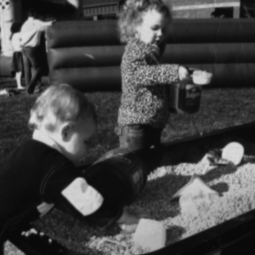
%> input picture im1.png, 255 x 255 px
$ octave my_denoise.m   (GNU Octave 9; MATLAB toolbox functions it lacks are replaced by stand-ins)
%> lines starting %> are read from the running program, lines starting %| are printed output that depends on the picture
%% DSP_Term project
% 1. restore noisy image

%% LPF & Median

% LPF
clear all;
close all;
origin = imread('im1.png');
%> origin is the input picture: size 255x255 uint8; min 8, max 221, mean 68.2
title('Origin Image')
% gray = rgb2gray(origin);
n=imnoise(origin,'salt & pepper');
imshow(n)
title('salt & pepper noise')
f3=fspecial('average');
img=filter2(f3, n);
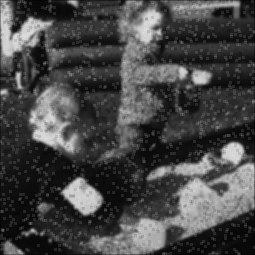
%> img: size 255x255 double; min 3, max 223.8, mean 70.9
figure
imshow(img/255)
title('3*3 LPF')
f7=fspecial('average', [7,7]);
img2=filter2(f7, n);
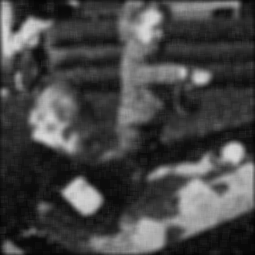
%> img2: size 255x255 double; min 2.76, max 216.4, mean 70.3
figure
imshow(img2/255)
title('7*7 LPF')

% Median F.
n2=imnoise(origin,'salt & pepper', 0.2);
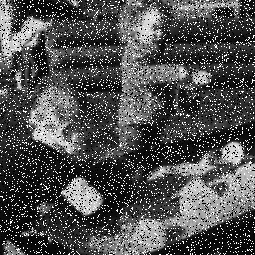
%> n2: size 255x255 uint8; min 0, max 255, mean 80.2
figure
imshow(n2)
m=medfilt2(n2);
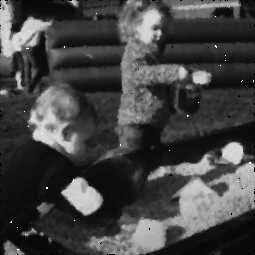
%> m: size 255x255 uint8; min 0, max 255, mean 67.9
figure; imshow(m)
title('3*3 Median F')
m2=medfilt2(m);
figure; imshow(m2)
title('3*3 Median F2')
m5=medfilt2(n2, [5,5]);
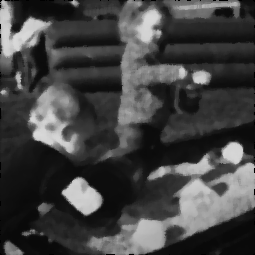
%> m5: size 255x255 uint8; min 0, max 217, mean 67.2
figure; imshow(m5)
title('5*5 Median F')

%% Rank order Filter

clear all;
close all; clc
origin = imread('im1.png');
% gray = rgb2gray(origin);
n=imnoise(origin,'salt & pepper');
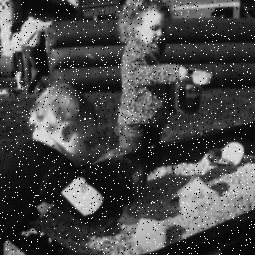
%> n: size 255x255 uint8; min 0, max 255, mean 71.3
ord3=ordfilt2(n, 3, [0,1,0;1,1,1;0,1,0]);
ord5=ordfilt2(n, 3, [0,0,1,0,0;0,0,1,0,0;1,1,1,1,1;0,0,1,0,0;0,0,1,0,0]);
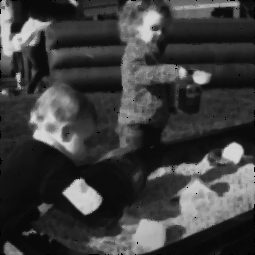
%> ord5: size 255x255 uint8; min 0, max 218, mean 62
imshow(n)
title('salt & pepper noise')
figure, imshow(ord3)
title('3*3 Rank order F')
figure, imshow(ord5)
title('5*5 Rank order F')
